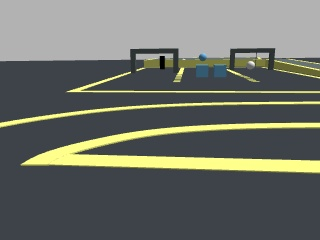
#> input picture debug_frames/latest.jpg, 320 x 240 px
$ python -i RGB_detect.py   (imports and definitions only)
#> lines starting #> are read from the running program, lines starting #| are printed output that depends on the picture; after the words box and inside, x2 and y2 are one past the last pixel; in counts of white or black regions, pixels touching at a corner belong together
#> further down, picture is the input picture: shape (240, 320, 3); mean B, G, R 103.5, 111, 107.5
import cv2
import numpy as np
# ------------------- 检测黄色 -------------------#
# [68 lines left out: functions get_yellow_mask, detect_yellow, get_greenish_mask, slope_move_right_end, not called in this run]

# ------------------- 检测绿色箭头 -------------------#
def preprocess_arrow(img):
    """预处理图像用于箭头检测"""
    hsv = cv2.cvtColor(img, cv2.COLOR_BGR2HSV)
#> hsv: shape (240, 320, 3); mean H, S, V 70.3, 38.4, 114.6
    lower_green = np.array([35, 43, 46])
    upper_green = np.array([77, 255, 255])
    mask = cv2.inRange(hsv, lower_green, upper_green)
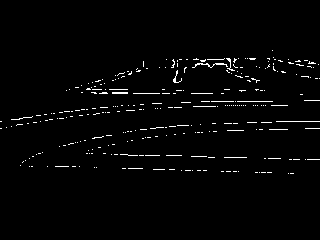
#> mask: shape (240, 320); 2% white in thin lines or dots, all inside (x1, y1, x2, y2) = (0, 50, 320, 174)
    green_img = cv2.bitwise_and(img, img, mask=mask)
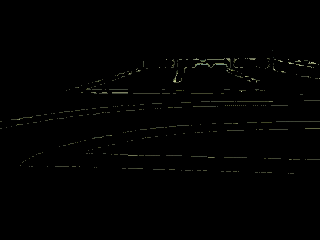
#> green_img: shape (240, 320, 3); mean B, G, R 1.2, 1.6, 1.5
    gray = cv2.cvtColor(green_img, cv2.COLOR_BGR2GRAY)
    blurred = cv2.GaussianBlur(gray, (5, 5), 1)
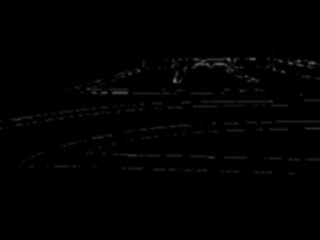
#> blurred: shape (240, 320); min 0, max 116, mean 1.5
    _, thresh = cv2.threshold(blurred, 50, 255, cv2.THRESH_BINARY)
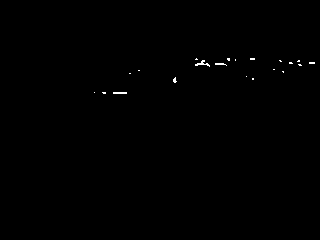
#> thresh: shape (240, 320); 0.24% white in thin lines or dots, all inside (x1, y1, x2, y2) = (94, 58, 315, 94)
    kernel = np.ones((3, 3), np.uint8)
    dilated = cv2.dilate(thresh, kernel, iterations=2)
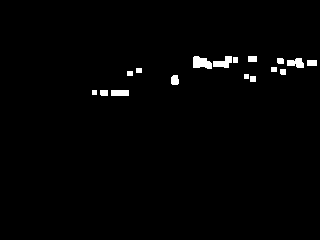
#> dilated: shape (240, 320); 1.4% white; 17 white regions, largest, box (x1, y1, x2, y2) and area: (193, 56, 212, 69) 184, (213, 56, 232, 68) 142, (287, 58, 304, 68) 122
    eroded = cv2.erode(dilated, kernel, iterations=1)
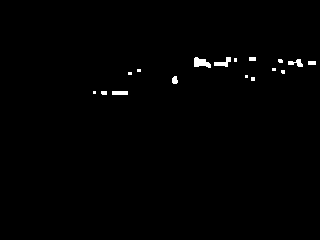
#> eroded: shape (240, 320); 0.75% white; 17 white regions (9 under 20 px)
    return eroded

# [8 lines left out: function find_arrow_tip, not called in this run]

def detect_arrow(img):
    """
    检测图像中的绿色箭头
    返回: (是否检测到箭头, 箭头方向, 箭头轮廓, 箭头尖端)
    """
    processed_image = preprocess_arrow(img)
    contours, hierarchy = cv2.findContours(processed_image, cv2.RETR_LIST, cv2.CHAIN_APPROX_NONE)
#> contours = 17 contours, 11 with area under 20; largest, box (x1, y1, x2, y2) and area: (194, 57, 211, 68) 98, (214, 57, 231, 67) 60, (112, 91, 128, 95) 45, (288, 59, 303, 67) 45, (172, 76, 178, 84) 28, (308, 61, 316, 65) 21

    for cnt in contours:
        peri = cv2.arcLength(cnt, True)
        approx = cv2.approxPolyDP(cnt, 0.025 * peri, True)
        hull = cv2.convexHull(approx, returnPoints=False)
        sides = len(hull)
        if 6 > sides > 3 and sides + 2 == len(approx):
            arrow_tip = find_arrow_tip(approx[:, 0, :], hull.squeeze())
            if arrow_tip is not None:
                arrow_dir = np.array(arrow_tip) - np.array(approx.mean(axis=0)[0])
                arrow_direction = "Right" if arrow_dir[0] > 0 else "Left"
                print(f"箭头方向: {arrow_direction}")
                cv2.drawContours(img, [approx], -1, (0, 255, 0), 3)
                cv2.circle(img, tuple(arrow_tip), 5, (0, 0, 255), -1)
                return True, arrow_direction, approx, arrow_tip
#> this loop made 17 passes
#> (peri, approx, hull, sides) on passes 1, 3, 4, 6, 7, 9, 10, 11, 14, 15: (36, [[112, 91], [112, 94], [127, 94], [127, 91]], [3, 2, 1, 0], 4), (8, [[93, 91], [93, 93], [95, 93], [95, 91]], [3, 2, 1, 0], 4), (12, [[251, 77], [251, 80], [254, 80], [254, 77]], [3, 2, 1, 0], 4), (8, [[245, 75], [245, 77], [247, 77], [247, 75]], [3, 2, 1, 0], 4), (10, [[128, 72], [128, 74], [131, 74], [131, 72]], [3, 2, 1, 0], 4), (10, [[137, 69], [137, 71], [140, 71], [140, 69]], [3, 2, 1, 0], 4), (10, [[272, 68], [272, 70], [275, 70], [275, 68]], [3, 2, 1, 0], 4), (20, [[308, 61], [308, 64], [315, 64], [315, 61]], [3, 2, 1, 0], 4), (10, [[234, 58], [234, 61], [236, 61], [236, 58]], [3, 2, 1, 0], 4), (18, [[249, 57], [249, 60], [255, 60], [255, 57]], [3, 2, 1, 0], 4)
#> (peri, hull, sides) on passes 2, 5, 8, 12, 13, 16: (15.41, [4, 3, 2, 1, 0], 5), (21.07, [6, 5, 4, 3, 2, 1, 0], 7), (11.41, [4, 3, 2, 1, 0], 5), (43.31, [9, 5, 4, 2, 1, 0], 6), (12.83, [5, 4, 3, 2, 1, 0], 6), (48.24, [7, 5, 4, 3, 1, 0], 6)
    return False, None, None, None

>>> import cv2
>>> picture = cv2.imread('../../debug_frames/latest.jpg')
>>> result = detect_arrow(picture)
